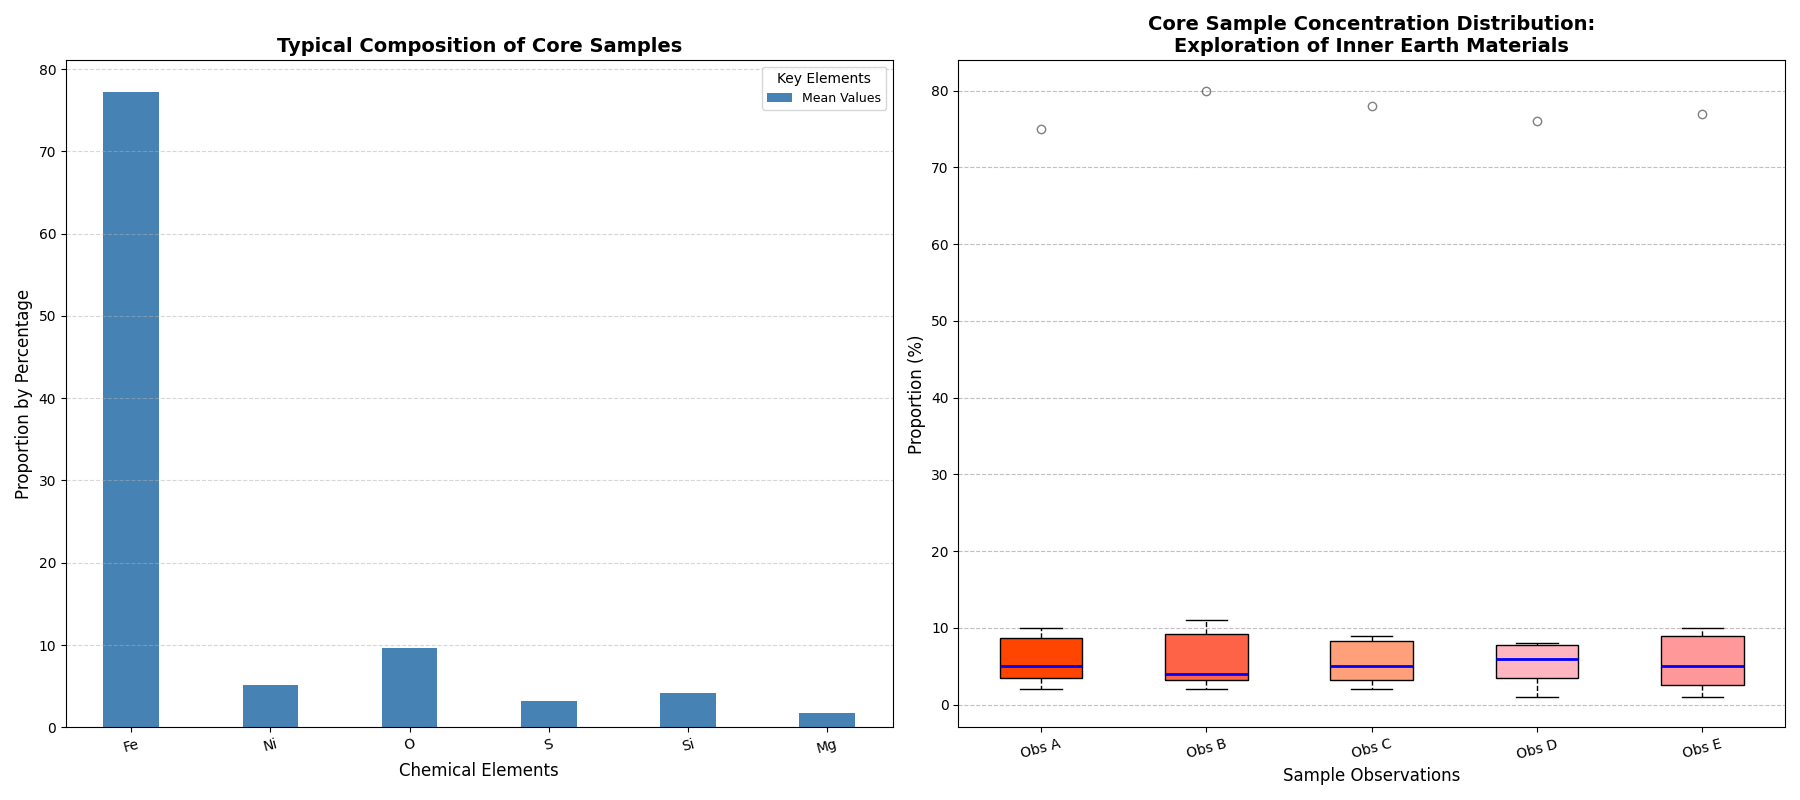

This figure's Python source:
import matplotlib.pyplot as plt
import numpy as np

elements = ['Iron', 'Nickel', 'Oxygen', 'Sulfur', 'Silicon', 'Magnesium']
core_sample_A = [75, 5, 10, 3, 5, 2]
core_sample_B = [80, 4, 11, 2, 4, 3]
core_sample_C = [78, 6, 9, 4, 3, 2]
core_sample_D = [76, 5, 8, 3, 7, 1]
core_sample_E = [77, 6, 10, 4, 2, 1]

data = [core_sample_A, core_sample_B, core_sample_C, core_sample_D, core_sample_E]
average_concentration = np.mean(data, axis=0)

fig, (ax1, ax2) = plt.subplots(1, 2, figsize=(18, 8))

x = np.arange(len(elements))
width = 0.4
ax1.bar(x, average_concentration, width, label='Mean Values', color='#4682B4')
ax1.set_title("Typical Composition of Core Samples", fontsize=14, fontweight='bold')
ax1.set_ylabel("Proportion by Percentage", fontsize=12)
ax1.set_xlabel("Chemical Elements", fontsize=12)
ax1.set_xticks(x)
ax1.set_xticklabels(['Fe', 'Ni', 'O', 'S', 'Si', 'Mg'], fontsize=10, rotation=15)
ax1.legend(title="Key Elements", fontsize=9, title_fontsize=10)
ax1.grid(axis='y', linestyle='--', alpha=0.5)

bp = ax2.boxplot(data, patch_artist=True, notch=False, widths=0.5,
                 boxprops=dict(facecolor='#ffcccb', color='black'),
                 whiskerprops=dict(color='black', linestyle='--'),
                 capprops=dict(color='black'),
                 medianprops=dict(color='blue', linewidth=2),
                 flierprops=dict(marker='o', color='black', alpha=0.5))

colors = ['#FF4500', '#FF6347', '#FFA07A', '#FFB6C1', '#FF9999']
for patch, color in zip(bp['boxes'], colors):
    patch.set(facecolor=color)

ax2.set_title("Core Sample Concentration Distribution:\nExploration of Inner Earth Materials",
              fontsize=14, fontweight='bold')
ax2.set_ylabel("Proportion (%)", fontsize=12)
ax2.set_xlabel("Sample Observations", fontsize=12)
ax2.set_xticklabels(["Obs A", "Obs B", "Obs C", "Obs D", "Obs E"],
                    fontsize=10, rotation=15)
ax2.yaxis.grid(True, linestyle='--', which='major', color='grey', alpha=0.5)

plt.tight_layout()
plt.show()
